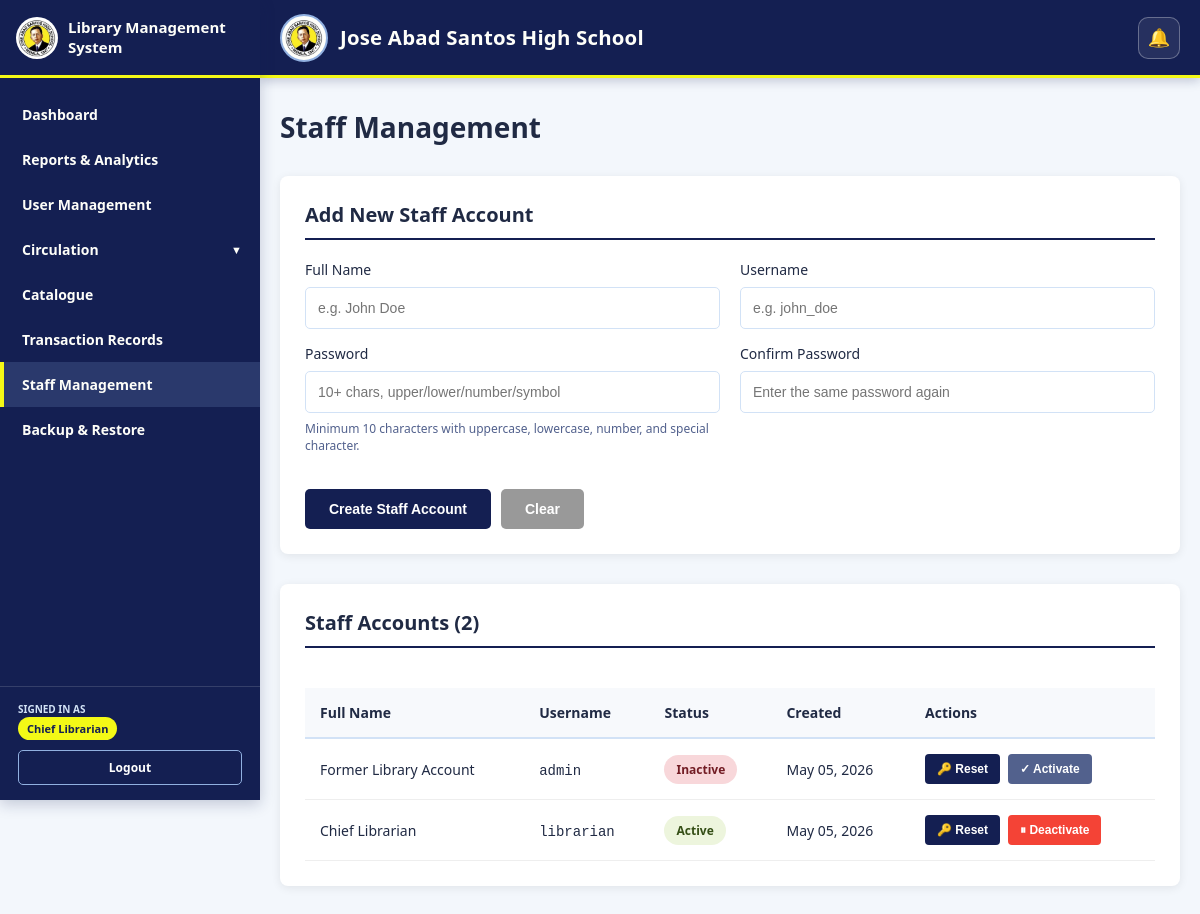
The page /admin/staff_management.php (signed in) on the database as committed earlier.
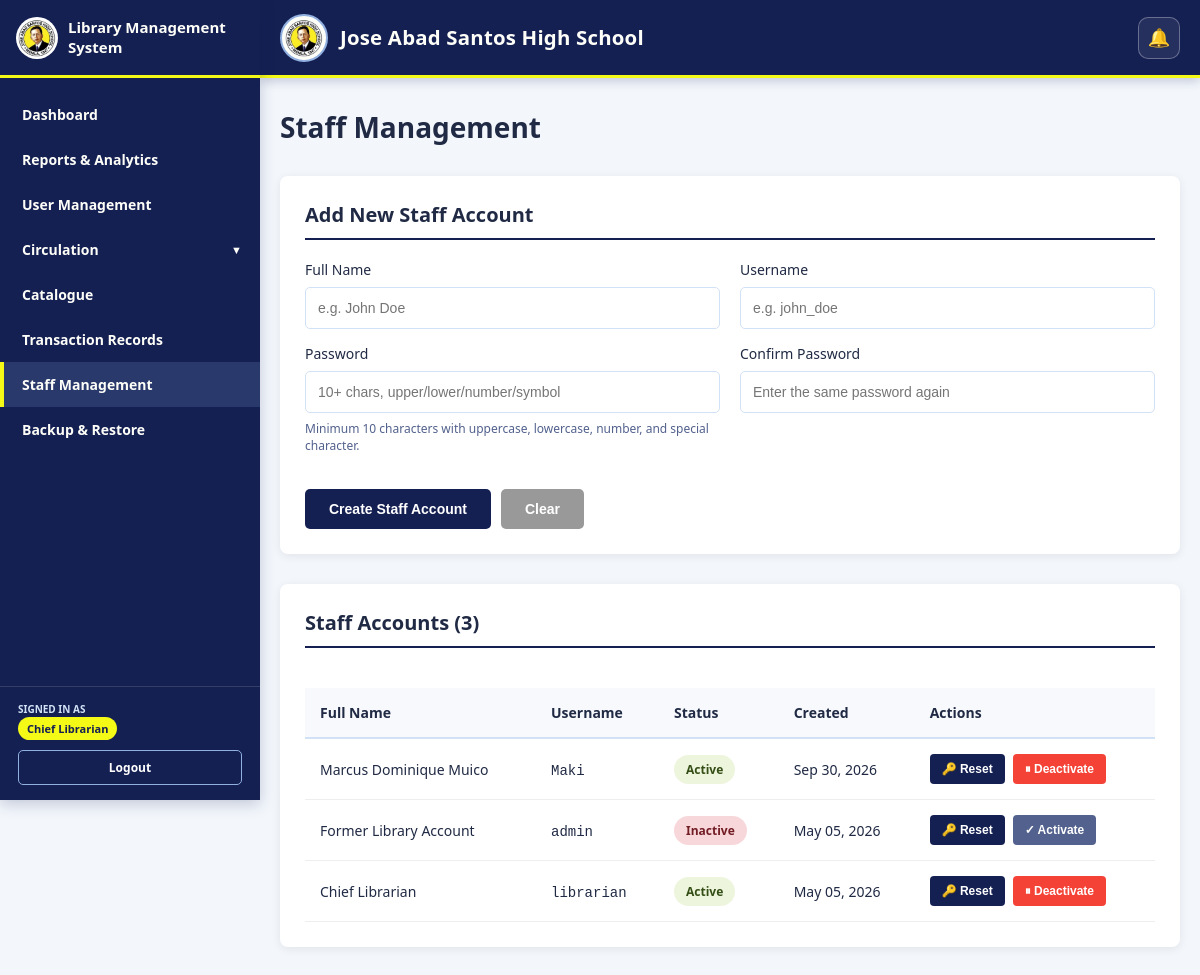
The same page on the database as committed later.
### tables this page shows
CREATE TABLE `users` (
  `user_id` int NOT NULL,
  `full_name` varchar(255) NOT NULL,
  `username` varchar(100) NOT NULL,
  `password` varchar(255) NOT NULL,
  `role` enum('admin') NOT NULL DEFAULT 'admin',
  `status` enum('active','inactive') NOT NULL DEFAULT 'active',
  `created_at` timestamp NOT NULL DEFAULT CURRENT_TIMESTAMP,
  `updated_at` timestamp NOT NULL DEFAULT CURRENT_TIMESTAMP ON UPDATE CURRENT_TIMESTAMP
);

### admin/staff_management.php (the view, shortened to what the changed rows need)
<?php
require_once __DIR__ . '/../db.php';
$staff_accounts = [];
try {
    $result = $conn->query("SELECT user_id, full_name, username, status, created_at FROM users WHERE role = 'admin' ORDER BY created_at DESC");
    if ($result) {
        while ($row = $result->fetch_assoc()) {
            $staff_accounts[] = $row;
        }
    }
} catch (Exception $e) {
    $message = 'Unable to load staff accounts right now.';
    $message_type = 'error';
    logError('Staff list error: ' . $e->getMessage());
}
?>
<!DOCTYPE html>
<html lang="en">
<head>
</head>
<body>
    <?php include __DIR__ . '/../header.php'; ?>
    <div class="container">
        <div class="page-header">
            <h2>Staff Management</h2>
        </div>
        <div class="section">
            <h3>Staff Accounts (<?php echo count($staff_accounts); ?>)</h3>
            <?php if (count($staff_accounts) > 0): ?>
                <div class="table-wrapper">
                    <table>
                        <thead>
                            <tr>
                                <th>Full Name</th>
                                <th>Username</th>
                                <th>Status</th>
                                <th>Created</th>
                                <th>Actions</th>
                            </tr>
                        </thead>
                        <tbody>
                            <?php foreach ($staff_accounts as $staff): ?>
                                <tr>
                                    <td><?php echo htmlspecialchars($staff['full_name']); ?></td>
                                    <td><code><?php echo htmlspecialchars($staff['username']); ?></code></td>
                                    <td>
                                        <span class="status-badge status-<?php echo $staff['status']; ?>">
                                            <?php echo ucfirst($staff['status']); ?>
                                        </span>
                                    </td>
                                    <td><?php echo date('M d, Y', strtotime($staff['created_at'])); ?></td>
                                    <td>
                                        <div class="action-buttons">
                                            <button class="btn-small btn-reset" onclick="openResetModal(<?php echo $staff['user_id']; ?>, '<?php echo htmlspecialchars($staff['full_name']); ?>')">
                                                🔑 Reset
                                            </button>
                                            <?php if ($staff['status'] === 'active'): ?>
                                                <form method="POST" style="display: inline;"
                                                      data-confirm-title="Deactivate Staff Account"
                                                      data-confirm-message="Deactivate this staff account? The account will not be able to sign in until it is activated again."
                                                      data-confirm-text="Deactivate"
                                                      data-confirm-danger="1">
                                                    <button type="submit" class="btn-small btn-deactivate">
                                                        ⏸ Deactivate
                                                    </button>
                                                </form>
                                            <?php else: ?>
                                                <form method="POST" style="display: inline;"
                                                      data-confirm-title="Activate Staff Account"
                                                      data-confirm-message="Activate this staff account? The account will be able to sign in again."
                                                      data-confirm-text="Activate">
                                                    <button type="submit" class="btn-small btn-activate">
                                                        ✓ Activate
                                                    </button>
                                                </form>
                                            <?php endif; ?>
                                        </div>
                                    </td>
                                </tr>
                            <?php endforeach; ?>
                        </tbody>
                    </table>
                </div>
            <?php else: ?>
                <div class="no-data">
                    <p>No staff accounts found.</p>
                </div>
            <?php endif; ?>
        </div>
    </div>
</body>
</html>

Rows that differ between the two databases and show on the page:
added users: full_name "Marcus Dominique Muico", username "Maki", status "Active", created_at "Sep 30, 2026"
Other text that changed with them:
count($staff_accounts): "2" → "3"
